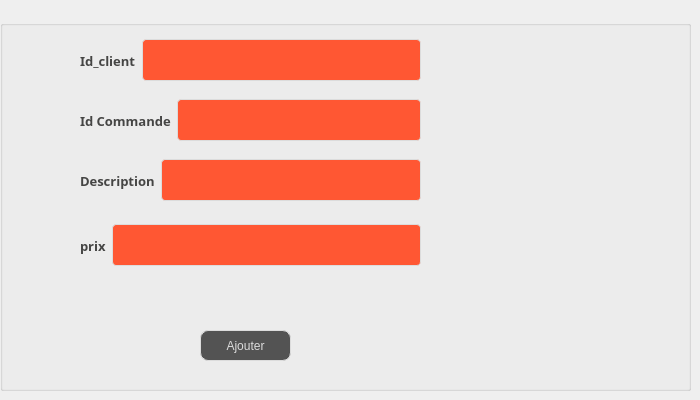
      <widget class="QWidget" name="tab_31">
       <attribute name="title">
        <string>Ajouter Commande</string>
       </attribute>
       <widget class="QGroupBox" name="groupBox_11">
        <property name="geometry">
         <rect>
          <x>0</x>
          <y>20</y>
          <width>691</width>
          <height>371</height>
         </rect>
        </property>
        <property name="title">
         <string/>
        </property>
        <widget class="QPushButton" name="BAmenu_13">
         <property name="geometry">
          <rect>
           <x>200</x>
           <y>310</y>
           <width>91</width>
           <height>31</height>
          </rect>
         </property>
         <property name="styleSheet">
          <string notr="true">QPushButton {
color: #dcdcdc;
background:#535353;
border: none;

border: 1px solid #DCDCDC;
border-radius: 8px;
}
QPushButton:hover {
color:#fff;
background:#FF5733;
border: none;
}</string>
         </property>
         <property name="text">
          <string>Ajouter</string>
         </property>
        </widget>
        <widget class="QWidget" name="layoutWidget_31">
         <property name="geometry">
          <rect>
           <x>80</x>
           <y>70</y>
           <width>341</width>
           <height>61</height>
          </rect>
         </property>
         <layout class="QHBoxLayout" name="horizontalLayout_50">
          <item>
           <widget class="QLabel" name="label_96">
            <property name="font">
             <font>
              <family>Segoe Print</family>
              <pointsize>-1</pointsize>
              <weight>75</weight>
              <bold>true</bold>
             </font>
            </property>
            <property name="styleSheet">
             <string notr="true">background-color: transparent;
	color: #454544;
	font-weight: bold;
	font-size: 13px;</string>
            </property>
            <property name="text">
             <string>Id Commande</string>
            </property>
           </widget>
          </item>
          <item>
           <widget class="QLineEdit" name="lineEdit_2">
            <property name="styleSheet">
             <string notr="true">QLineEdit {
  width: 100%;
  padding: 12px 20px;
  margin: 8px 0;
  display: inline-block;
  border: 1px solid #dcdcdc;
  border-radius: 4px;
  box-sizing: border-box;
  background: #FF5733;
  color: #FFFFFF;
}</string>
            </property>
           </widget>
          </item>
         </layout>
        </widget>
        <widget class="QWidget" name="layoutWidget_32">
         <property name="geometry">
          <rect>
           <x>80</x>
           <y>10</y>
           <width>341</width>
           <height>61</height>
          </rect>
         </property>
         <layout class="QHBoxLayout" name="horizontalLayout_51">
          <item>
           <widget class="QLabel" name="label_97">
            <property name="font">
             <font>
              <family>Segoe Print</family>
              <pointsize>-1</pointsize>
              <weight>75</weight>
              <bold>true</bold>
             </font>
            </property>
            <property name="styleSheet">
             <string notr="true">background-color: transparent;
	color: #454544;
	font-weight: bold;
	font-size: 13px;</string>
            </property>
            <property name="text">
             <string>Id_client</string>
            </property>
           </widget>
          </item>
          <item>
           <widget class="QLineEdit" name="lineEdit">
            <property name="styleSheet">
             <string notr="true">QLineEdit {
  width: 100%;
  padding: 12px 20px;
  margin: 8px 0;
  display: inline-block;
  border: 1px solid #dcdcdc;
  border-radius: 4px;
  box-sizing: border-box;
  background: #FF5733;
  color: #FFFFFF;
}

</string>
            </property>
           </widget>
          </item>
         </layout>
        </widget>
        <widget class="QWidget" name="layoutWidget">
         <property name="geometry">
          <rect>
           <x>80</x>
           <y>130</y>
           <width>341</width>
           <height>61</height>
          </rect>
         </property>
         <layout class="QHBoxLayout" name="horizontalLayout_49">
          <item>
           <widget class="QLabel" name="label_98">
            <property name="font">
             <font>
              <family>Segoe Print</family>
              <pointsize>-1</pointsize>
              <weight>75</weight>
              <bold>true</bold>
             </font>
            </property>
            <property name="styleSheet">
             <string notr="true">background-color: transparent;
	color: #454544;
	font-weight: bold;
	font-size: 13px;</string>
            </property>
            <property name="text">
             <string>Description</string>
            </property>
           </widget>
          </item>
          <item>
           <widget class="QLineEdit" name="lineEdit_3">
            <property name="styleSheet">
             <string notr="true">QLineEdit {
  width: 100%;
  padding: 12px 20px;
  margin: 8px 0;
  display: inline-block;
  border: 1px solid #dcdcdc;
  border-radius: 4px;
  box-sizing: border-box;
  background: #FF5733;
  color: #FFFFFF;
}</string>
            </property>
           </widget>
          </item>
         </layout>
        </widget>
        <widget class="QWidget" name="layoutWidget_2">
         <property name="geometry">
          <rect>
           <x>80</x>
           <y>190</y>
           <width>341</width>
           <height>71</height>
          </rect>
         </property>
         <layout class="QHBoxLayout" name="horizontalLayout_25">
          <item>
           <widget class="QLabel" name="label_110">
            <property name="font">
             <font>
              <family>Segoe Print</family>
              <pointsize>-1</pointsize>
              <weight>75</weight>
              <bold>true</bold>
             </font>
            </property>
            <property name="styleSheet">
             <string notr="true">background-color: transparent;
	color: #454544;
	font-weight: bold;
	font-size: 13px;</string>
            </property>
            <property name="text">
             <string>prix</string>
            </property>
           </widget>
          </item>
          <item>
           <widget class="QLineEdit" name="lineEdit_10">
            <property name="styleSheet">
             <string notr="true">QLineEdit {
  width: 100%;
  padding: 12px 20px;
  margin: 8px 0;
  display: inline-block;
  border: 1px solid #dcdcdc;
  border-radius: 4px;
  box-sizing: border-box;
  background: #FF5733;
  color: #FFFFFF;
}</string>
            </property>
           </widget>
          </item>
         </layout>
        </widget>
       </widget>
      </widget>
